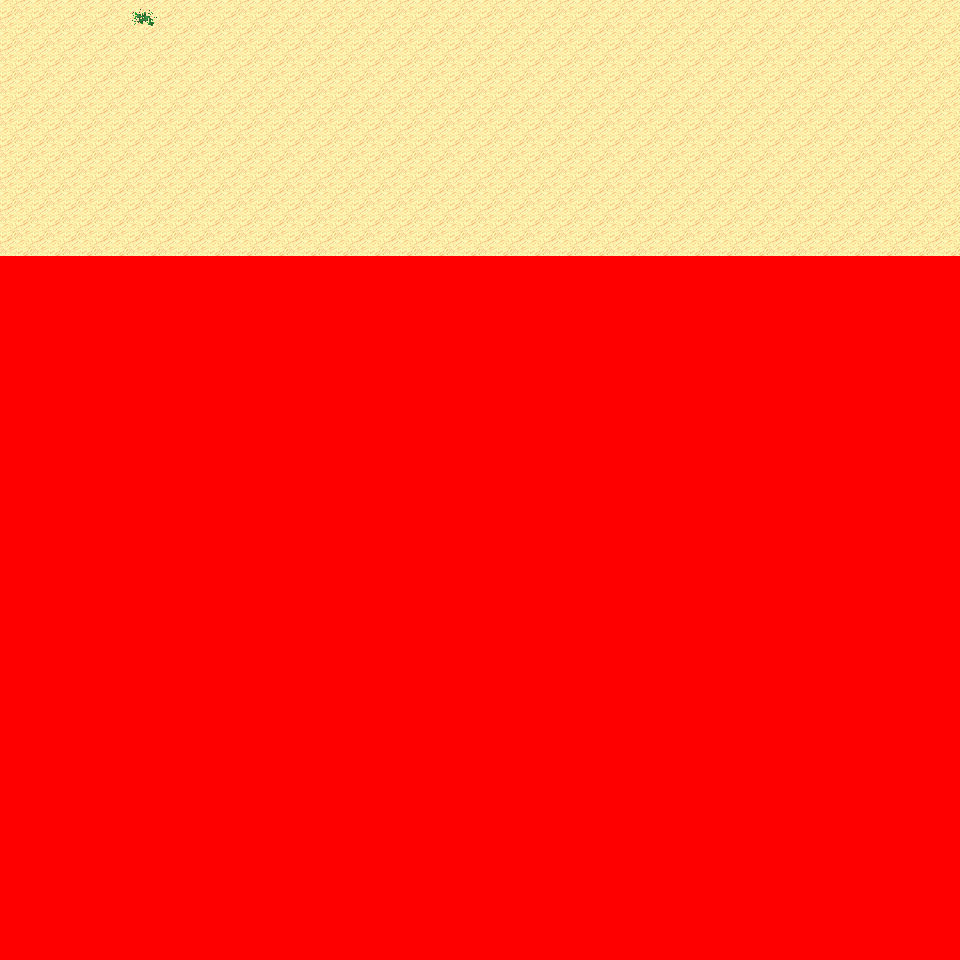

Rendered tile map (Tiled .tmx) drawn with the repository's tilesets; below, a short description and the map source with its tile grids summarised:
An orthogonal 30x30 tile map with 32x32 px tiles, 6 tile layers (Ground, Object, Object2, Above, ...), 6 tilesets and 3 objects (3x mapchange).

<map version="1.0" orientation="orthogonal" renderorder="right-down" width="30" height="30" tilewidth="32" tileheight="32" nextobjectid="4">
  <tileset firstgid="1" name="tileset_logic_collision" tilewidth="32" tileheight="32" tilecount="1" columns="1">
    <image source="../drawable/tileset_logic_collision.png" width="32" height="32" />
  </tileset>
  <tileset firstgid="2" name="tileset_terrain_desert" tilewidth="32" tileheight="32" tilecount="88" columns="8">
    <image source="../drawable/tileset_terrain_desert.png" width="256" height="352" />
  </tileset>
  <tileset firstgid="90" name="tileset_ground_sand_2" tilewidth="32" tileheight="32" tilecount="15" columns="5">
    <image source="../drawable/tileset_ground_sand_2.png" width="160" height="96" />
  </tileset>
  <tileset firstgid="105" name="tileset_plant_cactus_2" tilewidth="32" tileheight="32" tilecount="10" columns="5">
    <image source="../drawable/tileset_plant_cactus_2.png" width="160" height="64" />
  </tileset>
  <tileset firstgid="115" name="tileset_plant_cactus" tilewidth="32" tileheight="32" tilecount="2" columns="1">
    <image source="../drawable/tileset_plant_cactus.png" width="32" height="64" />
  </tileset>
  <tileset firstgid="117" name="tileset_plant_round_cactuses" tilewidth="32" tileheight="32" tilecount="20" columns="10">
    <image source="../drawable/tileset_plant_round_cactuses.png" width="320" height="64" />
  </tileset>
  <layer name="Ground" width="30" height="30">
    <data>[900 cells, 240 non-empty, 2 distinct tile ids]</data>
  </layer>
  <layer name="Object" width="30" height="30">
    <data>[900 cells, 0 non-empty, 0 distinct tile ids]</data>
  </layer>
  <layer name="Object2" width="30" height="30">
    <data>[900 cells, 0 non-empty, 0 distinct tile ids]</data>
  </layer>
  <layer name="Above" width="30" height="30">
    <data>[900 cells, 0 non-empty, 0 distinct tile ids]</data>
  </layer>
  <layer name="Above2" width="30" height="30">
    <data>[900 cells, 0 non-empty, 0 distinct tile ids]</data>
  </layer>
  <layer name="Walkable" width="30" height="30">
    <data>[900 cells, 660 non-empty, 1 distinct tile ids]</data>
  </layer>
  <objectgroup name="MapEvents">
    <object id="1" name="north" type="mapchange" x="0" y="0" width="960" height="32">
      <properties>
        <property name="map" value="0_ados_mountain_n2_w2_x2_y4" />
        <property name="place" value="south" />
      </properties>
    </object>
    <object id="2" name="west" type="mapchange" x="0" y="0" width="32" height="256">
      <properties>
        <property name="map" value="0_fado_forest_s_x2_y4" />
        <property name="place" value="east" />
      </properties>
    </object>
    <object id="3" name="east" type="mapchange" x="928" y="0" width="32" height="256">
      <properties>
        <property name="map" value="0_fado_forest_s_x4_y4" />
        <property name="place" value="west" />
      </properties>
    </object>
  </objectgroup>
</map>
